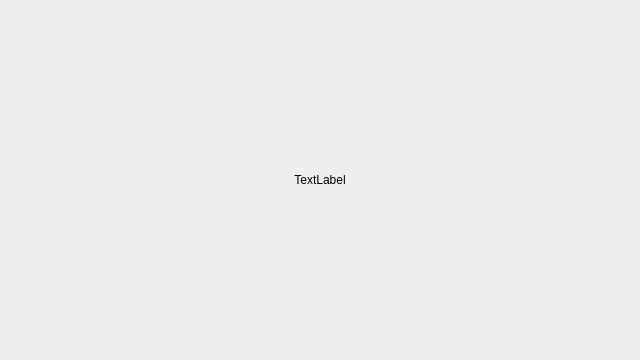
<?xml version="1.0" encoding="UTF-8"?>
<ui version="4.0">
 <class>Dialog</class>
 <widget class="QDialog" name="Dialog">
  <property name="geometry">
   <rect>
    <x>0</x>
    <y>0</y>
    <width>640</width>
    <height>360</height>
   </rect>
  </property>
  <property name="minimumSize">
   <size>
    <width>640</width>
    <height>360</height>
   </size>
  </property>
  <property name="maximumSize">
   <size>
    <width>640</width>
    <height>460</height>
   </size>
  </property>
  <property name="windowTitle">
   <string>Dialog</string>
  </property>
  <widget class="QLabel" name="videoLabel">
   <property name="geometry">
    <rect>
     <x>0</x>
     <y>0</y>
     <width>640</width>
     <height>360</height>
    </rect>
   </property>
   <property name="minimumSize">
    <size>
     <width>640</width>
     <height>360</height>
    </size>
   </property>
   <property name="maximumSize">
    <size>
     <width>640</width>
     <height>360</height>
    </size>
   </property>
   <property name="text">
    <string>TextLabel</string>
   </property>
   <property name="alignment">
    <set>Qt::AlignCenter</set>
   </property>
  </widget>
 </widget>
 <resources/>
 <connections/>
</ui>
